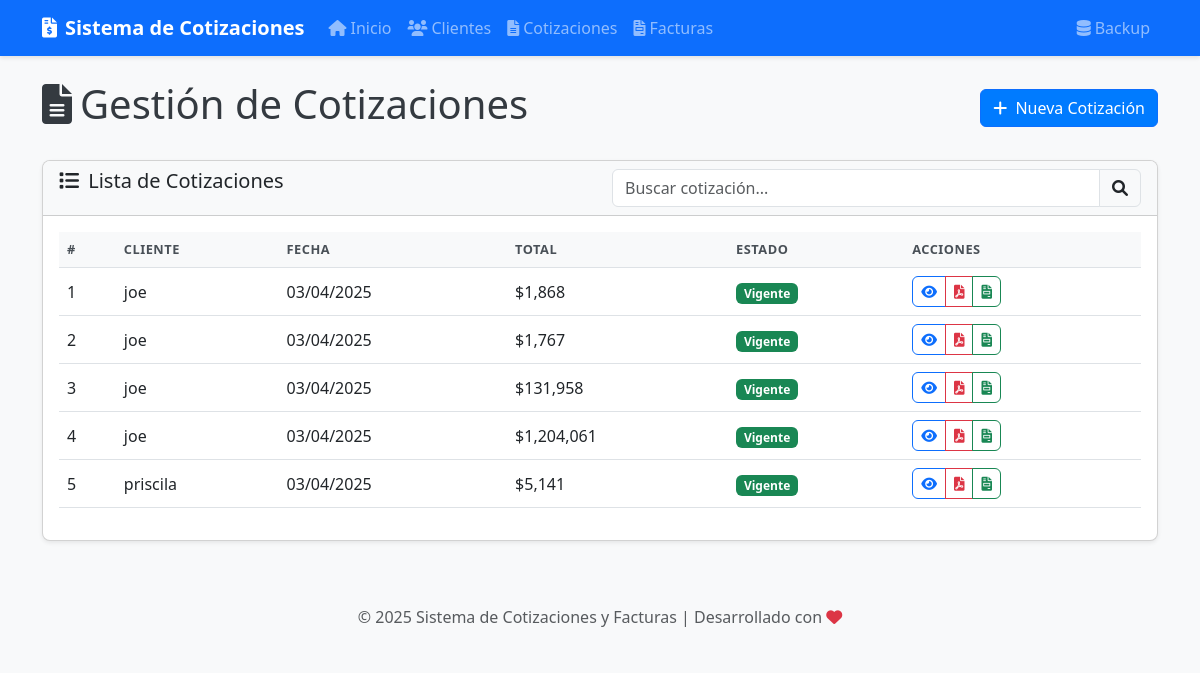
/cotizaciones, run on an earlier commit of the app's database.
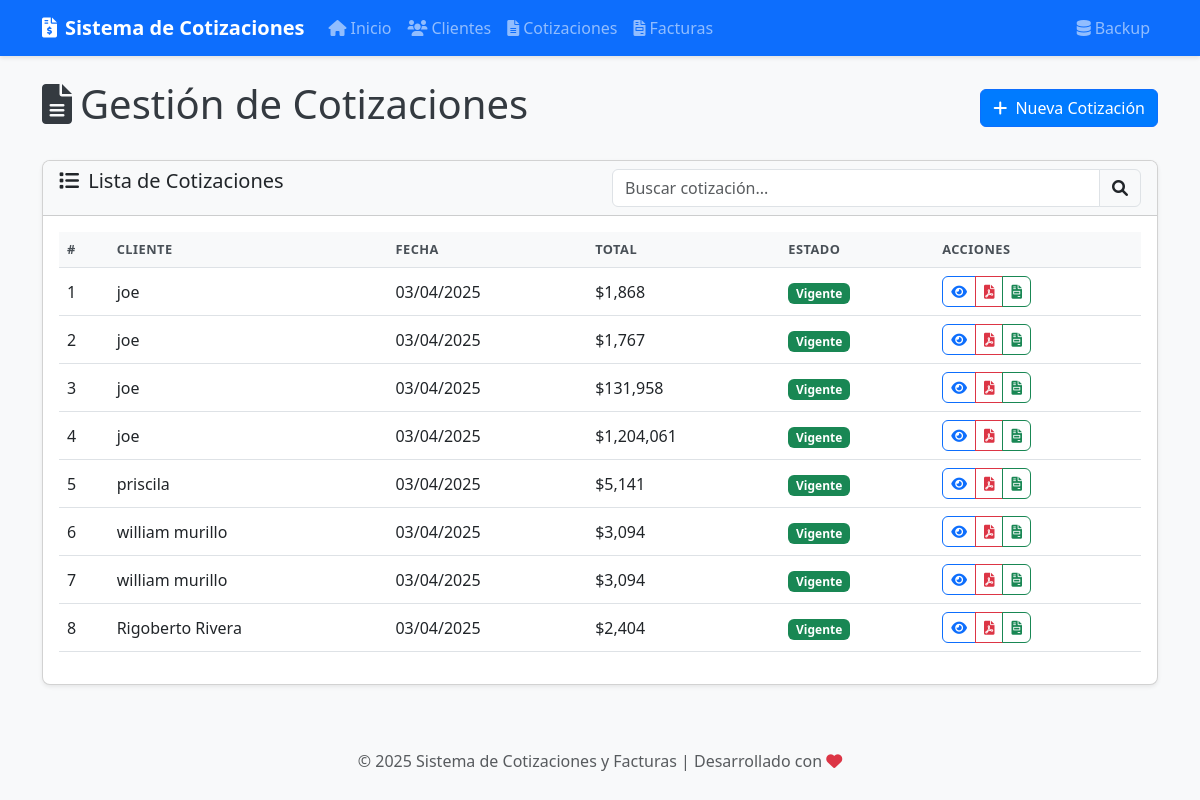
And on a later commit of the database.
### models.py (models this page shows, shortened)
class Cotizacion(db.Model):
    id = db.Column(db.Integer, primary_key=True)
    cliente_id = db.Column(db.Integer, db.ForeignKey('cliente.id'), nullable=False)
    fecha = db.Column(db.DateTime, default=datetime.now)
    validez = db.Column(db.Integer, default=30)  # Días de validez
    descripcion = db.Column(db.Text, nullable=True)
    items = db.relationship('ItemCotizacion', backref='cotizacion', lazy=True, cascade="all, delete-orphan")
    facturas = db.relationship('Factura', backref='cotizacion', lazy=True)
    @property
    def fecha_vencimiento(self):
        return self.fecha + timedelta(days=self.validez)
    @property
    def esta_vencida(self):
        return datetime.now() > self.fecha_vencimiento
    @property
    def subtotal(self):
        return sum(item.subtotal for item in self.items)
    @property
    def iva(self):
        return self.subtotal * 0.19  # 19% IVA en Chile
    @property
    def total(self):
        return self.subtotal + self.iva

class Cliente(db.Model):
    id = db.Column(db.Integer, primary_key=True)
    nombre = db.Column(db.String(100), nullable=False)
    email = db.Column(db.String(100), nullable=True)
    telefono = db.Column(db.String(20), nullable=True)
    direccion = db.Column(db.String(200), nullable=True)
    rut = db.Column(db.String(20), nullable=True)
    fecha_creacion = db.Column(db.DateTime, default=datetime.now)
    cotizaciones = db.relationship('Cotizacion', backref='cliente', lazy=True)
    facturas = db.relationship('Factura', backref='cliente', lazy=True)

class ItemCotizacion(db.Model):
    id = db.Column(db.Integer, primary_key=True)
    cotizacion_id = db.Column(db.Integer, db.ForeignKey('cotizacion.id'), nullable=False)
    nombre = db.Column(db.String(100), nullable=False)
    descripcion = db.Column(db.Text, nullable=True)
    cantidad = db.Column(db.Integer, default=1)
    precio_unitario = db.Column(db.Float, nullable=False)
    @property
    def subtotal(self):
        return self.cantidad * self.precio_unitario

### app.py (the view)
@app.route('/cotizaciones')
def listar_cotizaciones():
    cotizaciones = Cotizacion.query.all()
    return render_template('cotizaciones/listar.html', cotizaciones=cotizaciones)

### templates/cotizaciones/listar.html (shortened to what this page needs)
{% extends 'base.html' %}
{% block content %}
<div class="d-flex justify-content-between align-items-center mb-4">
    <h1><i class="fas fa-file-alt me-2"></i>Gestión de Cotizaciones</h1>
    <a href="{{ url_for('nueva_cotizacion') }}" class="btn btn-primary">
        <i class="fas fa-plus me-1"></i> Nueva Cotización
    </a>
</div>
<div class="card shadow-sm">
    <div class="card-header bg-light">
        <div class="row">
            <div class="col-md-6">
                <h5 class="mb-0"><i class="fas fa-list me-1"></i> Lista de Cotizaciones</h5>
            </div>
            <div class="col-md-6">
                <div class="input-group">
                    <input type="text" id="buscar-cotizacion" class="form-control" placeholder="Buscar cotización...">
                    <span class="input-group-text">
                        <i class="fas fa-search"></i>
                    </span>
                </div>
            </div>
        </div>
    </div>
    <div class="card-body">
        {% if cotizaciones %}
            <div class="table-responsive">
                <table class="table table-hover">
                    <thead>
                        <tr>
                            <th>#</th>
                            <th>Cliente</th>
                            <th>Fecha</th>
                            <th>Total</th>
                            <th>Estado</th>
                            <th>Acciones</th>
                        </tr>
                    </thead>
                    <tbody id="tabla-cotizaciones">
                        {% for cotizacion in cotizaciones %}
                            <tr>
                                <td>{{ cotizacion.id }}</td>
                                <td>{{ cotizacion.cliente.nombre }}</td>
                                <td>{{ cotizacion.fecha.strftime('%d/%m/%Y') }}</td>
                                <td>${{ "{:,.0f}".format(cotizacion.total) }}</td>
                                <td>
                                    {% if cotizacion.esta_vencida %}
                                        <span class="badge bg-danger">Vencida</span>
                                    {% else %}
                                        <span class="badge bg-success">Vigente</span>
                                    {% endif %}
                                </td>
                                <td>
                                    <div class="btn-group btn-group-sm">
                                        <a href="{{ url_for('ver_cotizacion', id=cotizacion.id) }}" class="btn btn-outline-primary" title="Ver detalle">
                                            <i class="fas fa-eye"></i>
                                        </a>
                                        <a href="{{ url_for('pdf_cotizacion', id=cotizacion.id) }}" class="btn btn-outline-danger" target="_blank" title="Ver PDF">
                                            <i class="fas fa-file-pdf"></i>
                                        </a>
                                        <a href="{{ url_for('cotizacion_a_factura', id=cotizacion.id) }}" class="btn btn-outline-success" title="Convertir a factura">
                                            <i class="fas fa-file-invoice"></i>
                                        </a>
                                    </div>
                                </td>
                            </tr>
                        {% endfor %}
                    </tbody>
                </table>
            </div>
        {% else %}
            <div class="alert alert-info">
                <i class="fas fa-info-circle me-1"></i> No hay cotizaciones registradas.
            </div>
        {% endif %}
    </div>
</div>
{% endblock %}

### templates/base.html (shortened to what this page needs)
<!DOCTYPE html>
<html lang="es">
<head>
    <link href="https://cdn.jsdelivr.net/npm/bootstrap@5.3.0-alpha1/dist/css/bootstrap.min.css" rel="stylesheet">
    <link rel="stylesheet" href="https://cdnjs.cloudflare.com/ajax/libs/font-awesome/6.0.0/css/all.min.css">
    <link rel="stylesheet" href="{{ url_for('static', filename='css/style.css') }}">
</head>
<body>
    <nav class="navbar navbar-expand-lg navbar-dark bg-primary">
        <div class="container">
            <a class="navbar-brand" href="{{ url_for('home') }}">
                <i class="fas fa-file-invoice-dollar me-2"></i>Sistema de Cotizaciones
            </a>
            <div class="collapse navbar-collapse" id="navbarNav">
                <ul class="navbar-nav">
                    <li class="nav-item">
                        <a class="nav-link" href="{{ url_for('home') }}">
                            <i class="fas fa-home me-1"></i>Inicio
                        </a>
                    </li>
                    <li class="nav-item">
                        <a class="nav-link" href="{{ url_for('listar_clientes') }}">
                            <i class="fas fa-users me-1"></i>Clientes
                        </a>
                    </li>
                    <li class="nav-item">
                        <a class="nav-link" href="{{ url_for('listar_cotizaciones') }}">
                            <i class="fas fa-file-alt me-1"></i>Cotizaciones
                        </a>
                    </li>
                    <li class="nav-item">
                        <a class="nav-link" href="{{ url_for('listar_facturas') }}">
                            <i class="fas fa-file-invoice me-1"></i>Facturas
                        </a>
                    </li>
                </ul>
                <ul class="navbar-nav ms-auto">
                    <li class="nav-item">
                        <a class="nav-link" href="{{ url_for('realizar_backup') }}" title="Realizar backup manual">
                            <i class="fas fa-database me-1"></i>Backup
                        </a>
                    </li>
                </ul>
            </div>
        </div>
    </nav>
    <div class="container mt-4">
        {% block content %}{% endblock %}
    </div>
    <footer class="footer mt-5 py-3 bg-light">
        <div class="container text-center">
            <span class="text-muted">© 2025 Sistema de Cotizaciones y Facturas | Desarrollado con <i class="fas fa-heart text-danger"></i></span>
        </div>
    </footer>
</body>
</html>

### static/css/style.css (style rules this page uses)
body { background-color: #f8f9fa; color: #343a40; min-height: 100vh; display: flex; flex-direction: column; }
.footer { margin-top: auto; }
.card { border-radius: 8px; overflow: hidden; transition: transform 0.3s, box-shadow 0.3s; }
.card-header { font-weight: 500; }
.btn { border-radius: 6px; font-weight: 500; }
.btn-primary { background-color: #007bff; }
.navbar { box-shadow: 0 2px 4px rgba(0, 0, 0, 0.1); }
.navbar-brand { font-weight: 600; font-size: 1.25rem; }
.table { vertical-align: middle; }
.table thead th { background-color: #f8f9fa; color: #495057; font-weight: 600; text-transform: uppercase; font-size: 0.8rem; letter-spacing: 0.5px; }

What changed in the data, as far as the page shows it:
added Cotizacion: id "6", cliente.nombre "william murillo", fecha "03/04/2025", validez "Vigente"
added ItemCotizacion: total "3,094"
added Cotizacion: id "7", cliente.nombre "william murillo", fecha "03/04/2025", validez "Vigente"
added ItemCotizacion: total "3,094"
added Cotizacion: id "8", cliente.nombre "Rigoberto Rivera", fecha "03/04/2025", validez "Vigente"
added ItemCotizacion: total "2,404"
